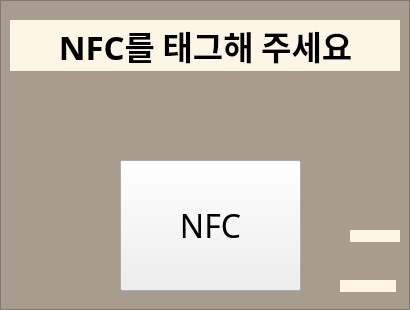
<?xml version="1.0" encoding="UTF-8"?>
<ui version="4.0">
 <class>Secondwindow</class>
 <widget class="QWidget" name="Secondwindow">
  <property name="geometry">
   <rect>
    <x>0</x>
    <y>0</y>
    <width>410</width>
    <height>310</height>
   </rect>
  </property>
  <property name="windowTitle">
   <string>Form</string>
  </property>
  <property name="styleSheet">
   <string notr="true"/>
  </property>
  <widget class="QWidget" name="widget" native="true">
   <property name="geometry">
    <rect>
     <x>10</x>
     <y>10</y>
     <width>390</width>
     <height>290</height>
    </rect>
   </property>
   <property name="styleSheet">
    <string notr="true">QFrame{
background:#a79c8e;
color:#534847;
}
#widget{
background:#FDF5E6;
}
QPushButton {
    background-color:#eb9f9f;
	border-radius: 5px ;
	border: 1px solid;
	color:#534847;
	border-color:#534847;  
};
</string>
   </property>
   <widget class="QPushButton" name="btn_card">
    <property name="geometry">
     <rect>
      <x>110</x>
      <y>150</y>
      <width>181</width>
      <height>131</height>
     </rect>
    </property>
    <property name="font">
     <font>
      <family>한컴 고딕</family>
      <pointsize>24</pointsize>
     </font>
    </property>
    <property name="styleSheet">
     <string notr="true"/>
    </property>
    <property name="text">
     <string>NFC</string>
    </property>
   </widget>
   <widget class="QLabel" name="label_id">
    <property name="geometry">
     <rect>
      <x>330</x>
      <y>270</y>
      <width>56</width>
      <height>12</height>
     </rect>
    </property>
    <property name="styleSheet">
     <string notr="true">background:#FDF5E6;
color:#FDF5E6;</string>
    </property>
    <property name="text">
     <string/>
    </property>
   </widget>
   <widget class="QLabel" name="label_id2">
    <property name="geometry">
     <rect>
      <x>340</x>
      <y>220</y>
      <width>56</width>
      <height>12</height>
     </rect>
    </property>
    <property name="styleSheet">
     <string notr="true">background:#FDF5E6;
color:#FDF5E6;</string>
    </property>
    <property name="text">
     <string/>
    </property>
   </widget>
   <widget class="QLabel" name="label">
    <property name="geometry">
     <rect>
      <x>0</x>
      <y>10</y>
      <width>391</width>
      <height>51</height>
     </rect>
    </property>
    <property name="font">
     <font>
      <family>한컴 고딕</family>
      <pointsize>25</pointsize>
      <weight>75</weight>
      <bold>true</bold>
     </font>
    </property>
    <property name="styleSheet">
     <string notr="true">background:#FDF5E6;</string>
    </property>
    <property name="text">
     <string>NFC를 태그해 주세요</string>
    </property>
    <property name="alignment">
     <set>Qt::AlignCenter</set>
    </property>
   </widget>
  </widget>
  <widget class="QFrame" name="frame">
   <property name="geometry">
    <rect>
     <x>0</x>
     <y>0</y>
     <width>410</width>
     <height>310</height>
    </rect>
   </property>
   <property name="styleSheet">
    <string notr="true">background:#a79c8e;</string>
   </property>
   <property name="frameShape">
    <enum>QFrame::StyledPanel</enum>
   </property>
   <property name="frameShadow">
    <enum>QFrame::Raised</enum>
   </property>
  </widget>
  <zorder>frame</zorder>
  <zorder>widget</zorder>
 </widget>
 <resources/>
 <connections/>
</ui>
